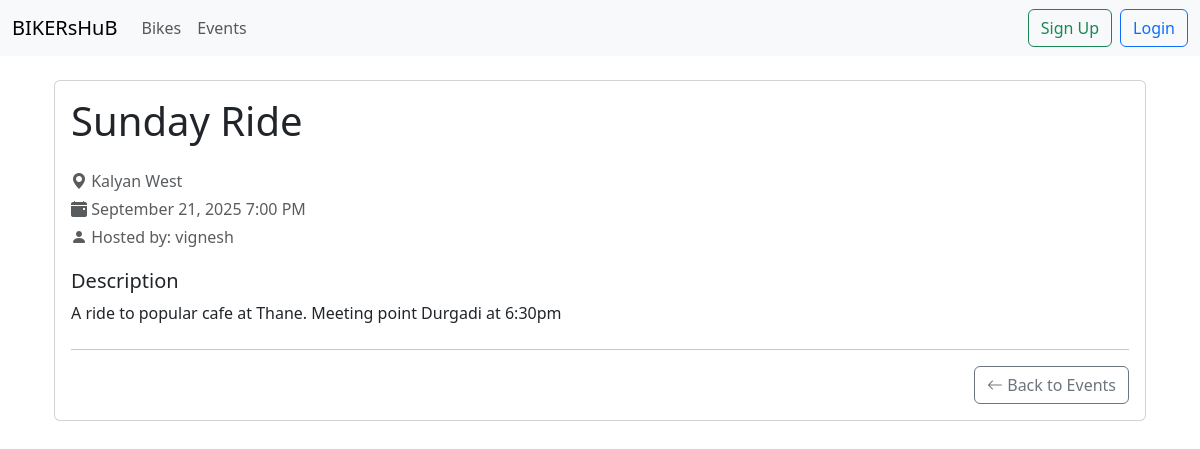
The page /event/1/ on the database its author committed.
### community/models.py (models this page shows, shortened)
class Event(models.Model):
    host = models.ForeignKey(User, on_delete=models.CASCADE, related_name='hosted_events')
    title = models.CharField(max_length=200)
    location = models.CharField(max_length=200)
    date = models.DateTimeField()
    description = models.TextField()
    participants = models.ManyToManyField(User, related_name='events_participating', blank=True)
    created_at = models.DateTimeField(auto_now_add=True)

### community/views.py (the view)
# urls.py: path('event/<int:pk>/', EventDetailView.as_view(), name='event-detail'),
class EventDetailView(DetailView):
    model = Event
    template_name = 'community/event_detail.html'

### community/templates/community/event_detail.html (shortened to what this page needs)
{% extends "layouts.html" %}
{% block content %}
<div class="container mt-4">
    <div class="card">
        <div class="card-body">
            <div class="d-flex justify-content-between align-items-start mb-4">
                <h1 class="card-title mb-0">{{ event.title }}</h1>
            </div>
            <div class="mb-4">
                <p class="text-muted mb-1">
                    <i class="bi bi-geo-alt-fill"></i> {{ event.location }}
                </p>
                <p class="text-muted mb-1">
                    <i class="bi bi-calendar-event-fill"></i> {{ event.date|date:"F j, Y g:i A" }}
                </p>
                <p class="text-muted">
                    <i class="bi bi-person-fill"></i> Hosted by: {{ event.host.username }}
                </p>
            </div>
            <div class="mb-4">
                <h5 class="card-subtitle mb-2">Description</h5>
                <p class="card-text">{{ event.description }}</p>
            </div>
            <hr>
            <div class="d-flex justify-content-between align-items-center">
                <a href="{% url 'event-list' %}" class="btn btn-outline-secondary">
                    <i class="bi bi-arrow-left"></i> Back to Events
                </a>
            </div>
        </div>
    </div>
</div>
{% endblock %}

### rows shown on the page
Event: title "Sunday Ride", location "Kalyan West", date "September 21, 2025 7:00 PM", host.username "vignesh", description "A ride to popular cafe at Thane. Meeting point Durgadi at 6:30pm"
